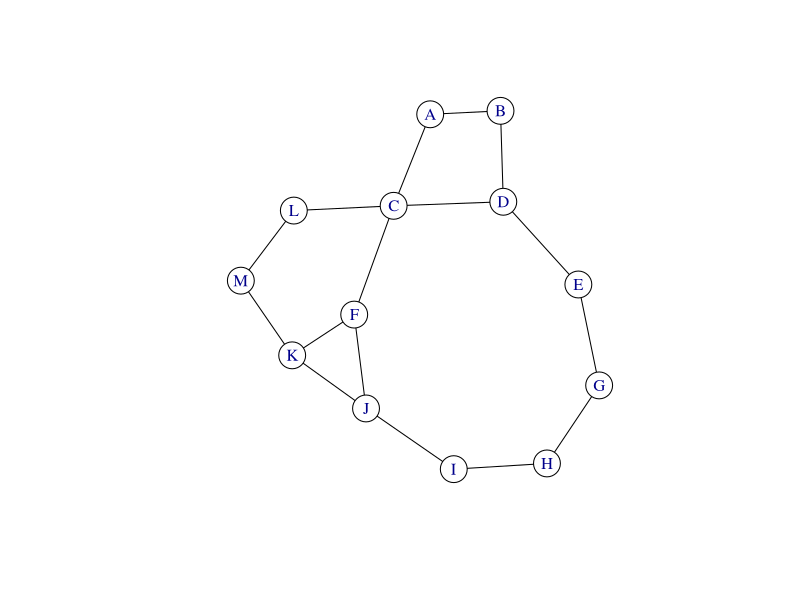

Here is the R script that generated this plot:
library(igraph)
#node_heuristic<-c(240,186,182,163,170,150,165,139,120,130,122,104,100,77,72,65,65,0)
#names(node_heuristic)<-c('A','B','C','D','E','F','G','H','I','J','K','L','M','N','O','P','Q','R')

#graph_1<-graph(edges=c('A','B','A','C','A','D','A','E','B','K','C','I','D','N','E','J','K','H','I','L','I','M','I','F','N','F','N','J','J','Q','J','G','H','L','L','P','M','O','Q','R','Q','G','P','R','P','O','O','R'),directed=F)
#E(graph_1)$weight<-c(73,64,89,104,83,64,89,40,35,28,20,31,84,53,80,35,36,63,50,65,113,65,41,72)

node_heuristic<-c(223,222,166,192,165,136,122,111,100,60,32,102,0)
names(node_heuristic)<-c('A','B','C','D','E','F','G','H','I','J','K','L','M')

graph_1<-graph(edges = c('A','B','A','C','B','D','C','D','C','F','C','L','D','E','F','J','F','K','L','M','E','G','J','I','J','K','K','M','G','H','I','H'),directed = F)

start_node<-'A'
goal<-'M'

V(graph_1)$color<-"white"
E(graph_1)$color<-"black"

open<-c()
open[start_node]<-node_heuristic[start_node]
print(open)
closed<-c()
path<-c()
flag<-FALSE
while(TRUE){
  if(length(open)==0){
    break
  }
  n<-names(open)[1]
  if(n==goal){
    path<-c(path,n)
    flag<-TRUE
    break
  }
  closed<-c(closed,open[1])
  open<-open[-1]
  adj<-adjacent_vertices(graph_1,n)
  for(i in 1:length(adj[[1]])){
    if(adj[[1]][i]$name %in% names(open) || adj[[1]][i]$name %in% names(closed)){
      next
    }
    open[adj[[1]][i]$name]<-node_heuristic[adj[[1]][i]$name]
  }
  print(open)
  print(as.numeric(open))
  print(order(as.numeric(open)))
  print(open[order(as.numeric(open))])
  
  ordered_open<-order(as.numeric(open))
  open<-open[ordered_open]
  print(closed)
  path<-c(path,n)
}

plot(graph_1)


if(flag){
  print(path)
}else{
  print("path not found")
}